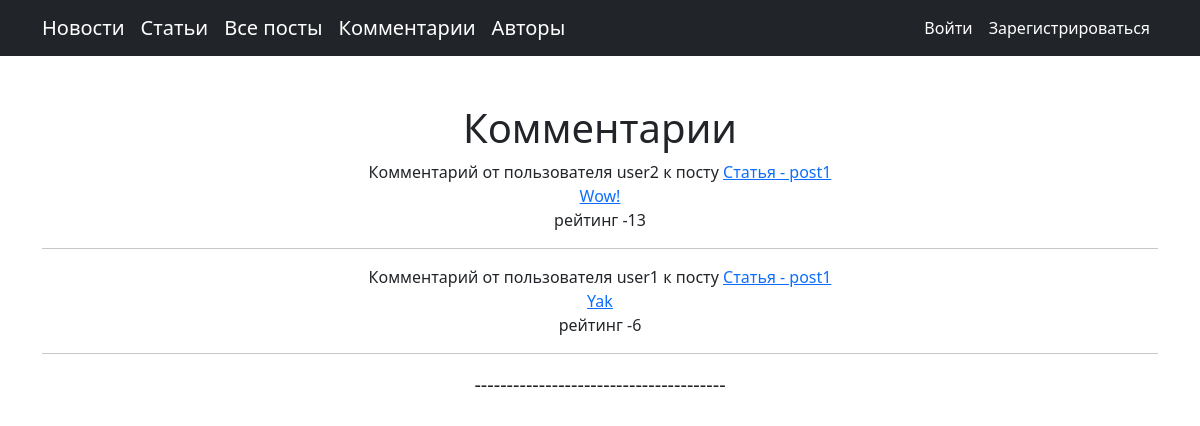
The page /comments/ on the database as committed earlier.
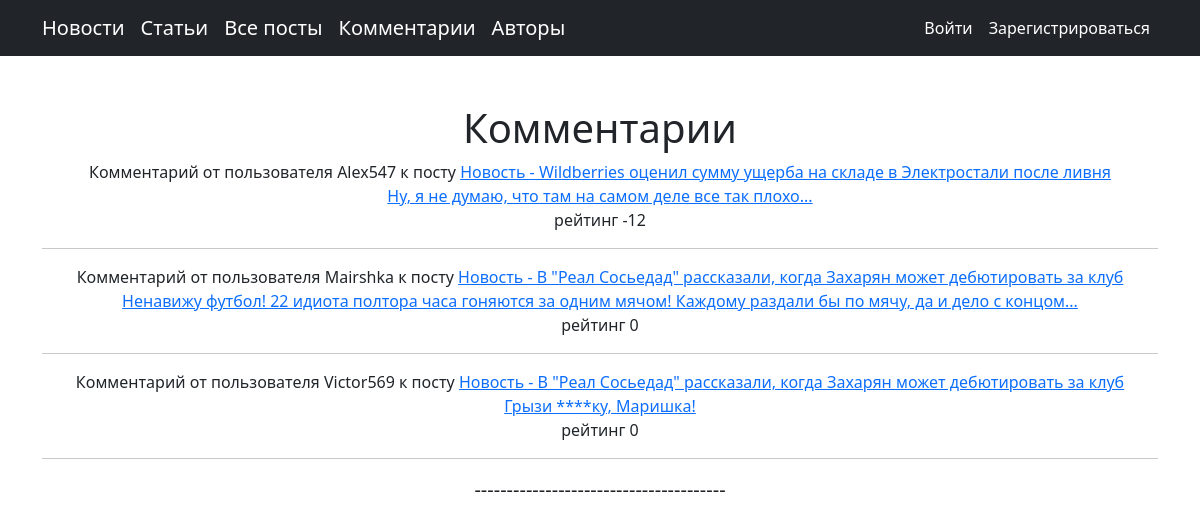
The same page on the database as committed later.
### newsportal/models.py (models this page shows, shortened)
class Comment(models.Model):
    post = models.ForeignKey(Post, on_delete=models.CASCADE)
    user = models.ForeignKey(User, on_delete=models.CASCADE)
    content = models.TextField()
    date_created = models.DateTimeField(auto_now_add=True)
    rating = models.SmallIntegerField(default=0)

class Post(models.Model):
    author = models.ForeignKey(Author, on_delete=models.CASCADE, verbose_name='Автор')
    type_post = models.CharField(max_length=1, choices=POSTS, verbose_name='Тип поста')
    time_created = models.DateTimeField(auto_now_add=True, verbose_name='Дата создания')
    category = models.ManyToManyField(Category, through="PostCategory", verbose_name='Категория')
    title =  models.CharField(max_length=255, verbose_name='Оглавление')
    content = models.TextField( verbose_name='Содержание')
    rating = models.SmallIntegerField(default=0, verbose_name='Рейтинг')
    def __str__(self):
        return f'{self.get_type_post_display()} - {self.title}'

### newsportal/views.py (the view)
# urls.py: path('comments/', comments, name='comments'),
def comments(request):
    comments = Comment.objects.all()
    context = {
        'title':'Комментарии',
        'comments':comments
    }
    return render(request, 'newsportal/comments.html', context)

### newsportal/templatetags/custom_filters.py (called while the page is built)
@register.filter()
def censor(value:str):
   swear_words = ('банан', 'морков', 'карто', 'броккол', 'ананас',
                  'Банан', 'Морков', 'Карто', 'Броккол', 'Ананас',)
   for word in swear_words:
      if word in value:
          value = value.replace(word, '****')
   return value

### newsportal/templates/newsportal/comments.html (shortened to what this page needs)
{% extends 'newsportal/default.html' %}
{% load custom_filters %}
{% block content %}
{% if comments %}
<h1>Комментарии</h1>
{% for comment in comments %}
Комментарий от пользователя {{ comment.user }} к посту
<a href="{% url 'showpost' comment.post.pk %}">{{ comment.post }}</a><br>
<a href="{% url 'showcomment' comment.pk %}">{{ comment.content|censor }}</a><br>
рейтинг {{ comment.rating }}<br>
<hr>
{% endfor %}
{% else %}
<h1>Комментариев нет</h1>
{% endif %}
{% endblock content %}

### newsportal/templates/newsportal/default.html (shortened to what this page needs)
<!DOCTYPE html>
<html lang="en">
    <head>
        {% load static %}
  <link href="{% static 'newsportal/styles.css' %}" rel="stylesheet" />
    </head>
    <body>
        <nav class="navbar navbar-expand-lg navbar-dark bg-dark">
            <div class="container">
                     <a class="navbar-brand" href="{% url 'news' %}">Новости</a>
           <a class="navbar-brand" href="{% url 'articles' %}">Статьи</a>
       <a class="navbar-brand" href="{% url 'homenewsportal' %}">Все посты</a>
                <a class="navbar-brand" href="{% url 'comments' %}">Комментарии</a>
                <a class="navbar-brand" href="{% url 'authors' %}">Авторы</a>
                <div class="collapse navbar-collapse" id="navbarSupportedContent">
                    <ul class="navbar-nav ms-auto mb-2 mb-lg-0">
                        {% if not request.user.is_authenticated %}
                        <li class="nav-item"><a class="nav-link active" aria-current="page" href="/accounts/login/">Войти</a></li>
                        <li class="nav-item"><a class="nav-link active" aria-current="page" href="/accounts/signup/">Зарегистрироваться</a></li>
                        {% else %}
                         <li class="nav-item"><p class="nav-link active" aria-current="page" >{{ user.username }}</p></li>
                        {{ user.username }}
                        <li class="nav-item"><a class="nav-link active" aria-current="page" href="/accounts/logout/">Выйти</a></li>
                           {% endif %}
                    </ul>
                </div>
            </div>
        </nav>
        <div class="container">
            <div class="text-center mt-5">
                  {% block content %} {% endblock content %}
                <p class="lead">---------------------------------------</p>
            </div>
        </div>
    </body>
</html>

Rows that differ between the two databases and show on the page:
removed Comment: user "user2", post "Статья - post1", content|censor "Wow!", rating "-13"
removed Comment: user "user1", post "Статья - post1", content|censor "Yak", rating "-6"
added Comment: user "Alex547", post "Новость - Wildberries оценил сумму ущерба на складе в Электростали после ливня", content|censor "Ну, я не думаю, что там на самом деле все так плохо...", rating "-12"
added Comment: user "Mairshka", post "Новость - В \"Реал Сосьедад\" рассказали, когда Захарян может дебютировать за клуб", content|censor "Ненавижу футбол! 22 идиота полтора часа гоняются за одним мячом! Каждому раздали бы по мячу, да и дело с концом...", rating "0"
added Comment: user "Victor569", post "Новость - В \"Реал Сосьедад\" рассказали, когда Захарян может дебютировать за клуб", content|censor "Грызи ****ку, Маришка!", rating "0"
